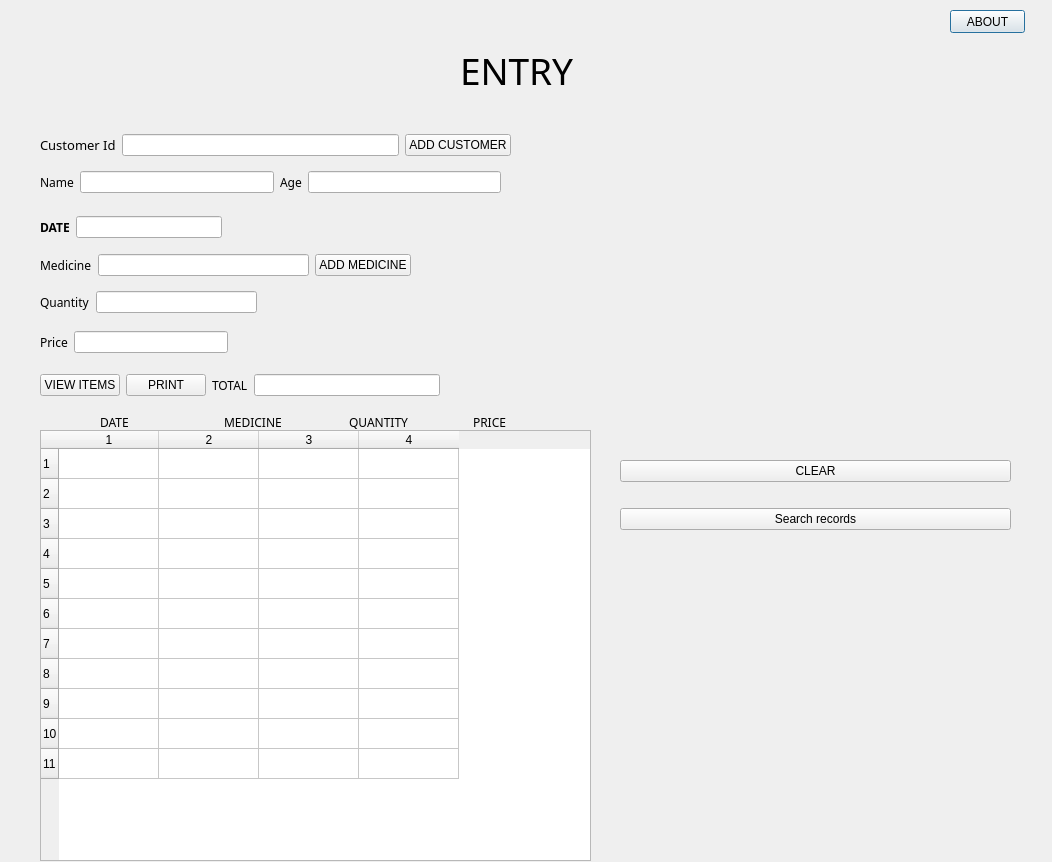
<?xml version="1.0" encoding="UTF-8"?>
<ui version="4.0">
 <class>vit</class>
 <widget class="QDialog" name="vit">
  <property name="geometry">
   <rect>
    <x>0</x>
    <y>0</y>
    <width>1052</width>
    <height>862</height>
   </rect>
  </property>
  <property name="windowTitle">
   <string>Dialog</string>
  </property>
  <widget class="QLabel" name="label">
   <property name="geometry">
    <rect>
     <x>460</x>
     <y>20</y>
     <width>191</width>
     <height>101</height>
    </rect>
   </property>
   <property name="font">
    <font>
     <family>Segoe Script</family>
     <pointsize>28</pointsize>
    </font>
   </property>
   <property name="text">
    <string>ENTRY</string>
   </property>
  </widget>
  <widget class="QTableWidget" name="custlist">
   <property name="geometry">
    <rect>
     <x>40</x>
     <y>430</y>
     <width>551</width>
     <height>431</height>
    </rect>
   </property>
   <property name="rowCount">
    <number>11</number>
   </property>
   <property name="columnCount">
    <number>4</number>
   </property>
   <row/>
   <row/>
   <row/>
   <row/>
   <row/>
   <row/>
   <row/>
   <row/>
   <row/>
   <row/>
   <row/>
   <column/>
   <column/>
   <column/>
   <column/>
  </widget>
  <widget class="QLabel" name="label_9">
   <property name="geometry">
    <rect>
     <x>930</x>
     <y>790</y>
     <width>111</width>
     <height>16</height>
    </rect>
   </property>
   <property name="text">
    <string/>
   </property>
  </widget>
  <widget class="QPushButton" name="about">
   <property name="geometry">
    <rect>
     <x>950</x>
     <y>10</y>
     <width>75</width>
     <height>23</height>
    </rect>
   </property>
   <property name="text">
    <string>ABOUT</string>
   </property>
  </widget>
  <widget class="QWidget" name="">
   <property name="geometry">
    <rect>
     <x>100</x>
     <y>410</y>
     <width>491</width>
     <height>25</height>
    </rect>
   </property>
   <layout class="QHBoxLayout" name="horizontalLayout">
    <item>
     <widget class="QLabel" name="label_12">
      <property name="font">
       <font>
        <family>Segoe Print</family>
       </font>
      </property>
      <property name="text">
       <string>DATE</string>
      </property>
     </widget>
    </item>
    <item>
     <widget class="QLabel" name="label_13">
      <property name="font">
       <font>
        <family>Segoe Print</family>
       </font>
      </property>
      <property name="text">
       <string>MEDICINE</string>
      </property>
     </widget>
    </item>
    <item>
     <widget class="QLabel" name="label_14">
      <property name="font">
       <font>
        <family>Segoe Print</family>
       </font>
      </property>
      <property name="text">
       <string>QUANTITY</string>
      </property>
     </widget>
    </item>
    <item>
     <widget class="QLabel" name="label_15">
      <property name="font">
       <font>
        <family>Segoe Print</family>
       </font>
      </property>
      <property name="text">
       <string>PRICE</string>
      </property>
     </widget>
    </item>
   </layout>
  </widget>
  <widget class="QWidget" name="">
   <property name="geometry">
    <rect>
     <x>620</x>
     <y>440</y>
     <width>391</width>
     <height>111</height>
    </rect>
   </property>
   <layout class="QVBoxLayout" name="verticalLayout">
    <item>
     <widget class="QPushButton" name="clr">
      <property name="text">
       <string>CLEAR</string>
      </property>
     </widget>
    </item>
    <item>
     <widget class="QPushButton" name="srchre">
      <property name="text">
       <string>Search records</string>
      </property>
     </widget>
    </item>
   </layout>
  </widget>
  <widget class="QWidget" name="">
   <property name="geometry">
    <rect>
     <x>40</x>
     <y>130</y>
     <width>471</width>
     <height>30</height>
    </rect>
   </property>
   <layout class="QHBoxLayout" name="horizontalLayout_2">
    <item>
     <widget class="QLabel" name="label_2">
      <property name="font">
       <font>
        <family>Segoe Script</family>
        <pointsize>10</pointsize>
       </font>
      </property>
      <property name="text">
       <string>Customer Id</string>
      </property>
     </widget>
    </item>
    <item>
     <widget class="QLineEdit" name="custid"/>
    </item>
    <item>
     <widget class="QPushButton" name="addcust">
      <property name="text">
       <string>ADD CUSTOMER</string>
      </property>
     </widget>
    </item>
   </layout>
  </widget>
  <widget class="QWidget" name="">
   <property name="geometry">
    <rect>
     <x>40</x>
     <y>170</y>
     <width>461</width>
     <height>25</height>
    </rect>
   </property>
   <layout class="QHBoxLayout" name="horizontalLayout_3">
    <item>
     <widget class="QLabel" name="label_4">
      <property name="font">
       <font>
        <family>Segoe Script</family>
        <pointsize>9</pointsize>
       </font>
      </property>
      <property name="text">
       <string>Name</string>
      </property>
     </widget>
    </item>
    <item>
     <widget class="QLineEdit" name="custnm"/>
    </item>
    <item>
     <widget class="QLabel" name="label_3">
      <property name="font">
       <font>
        <family>Segoe Script</family>
        <pointsize>9</pointsize>
       </font>
      </property>
      <property name="text">
       <string>Age</string>
      </property>
     </widget>
    </item>
    <item>
     <widget class="QLineEdit" name="custag"/>
    </item>
   </layout>
  </widget>
  <widget class="QWidget" name="">
   <property name="geometry">
    <rect>
     <x>40</x>
     <y>215</y>
     <width>182</width>
     <height>25</height>
    </rect>
   </property>
   <layout class="QHBoxLayout" name="horizontalLayout_4">
    <item>
     <widget class="QLabel" name="label_16">
      <property name="font">
       <font>
        <family>Segoe Print</family>
        <weight>75</weight>
        <bold>true</bold>
       </font>
      </property>
      <property name="text">
       <string>DATE</string>
      </property>
     </widget>
    </item>
    <item>
     <widget class="QLineEdit" name="date"/>
    </item>
   </layout>
  </widget>
  <widget class="QWidget" name="">
   <property name="geometry">
    <rect>
     <x>40</x>
     <y>250</y>
     <width>371</width>
     <height>30</height>
    </rect>
   </property>
   <layout class="QHBoxLayout" name="horizontalLayout_5">
    <item>
     <widget class="QLabel" name="label_5">
      <property name="font">
       <font>
        <family>Segoe Script</family>
        <pointsize>9</pointsize>
       </font>
      </property>
      <property name="text">
       <string>Medicine</string>
      </property>
     </widget>
    </item>
    <item>
     <widget class="QLineEdit" name="medi"/>
    </item>
    <item>
     <widget class="QPushButton" name="addmedi">
      <property name="text">
       <string>ADD MEDICINE</string>
      </property>
     </widget>
    </item>
   </layout>
  </widget>
  <widget class="QWidget" name="">
   <property name="geometry">
    <rect>
     <x>40</x>
     <y>290</y>
     <width>217</width>
     <height>25</height>
    </rect>
   </property>
   <layout class="QHBoxLayout" name="horizontalLayout_6">
    <item>
     <widget class="QLabel" name="label_6">
      <property name="font">
       <font>
        <family>Segoe Script</family>
        <pointsize>9</pointsize>
       </font>
      </property>
      <property name="text">
       <string>Quantity</string>
      </property>
     </widget>
    </item>
    <item>
     <widget class="QLineEdit" name="qnty"/>
    </item>
   </layout>
  </widget>
  <widget class="QWidget" name="">
   <property name="geometry">
    <rect>
     <x>40</x>
     <y>330</y>
     <width>188</width>
     <height>25</height>
    </rect>
   </property>
   <layout class="QHBoxLayout" name="horizontalLayout_7">
    <item>
     <widget class="QLabel" name="label_7">
      <property name="font">
       <font>
        <family>Segoe Script</family>
        <pointsize>9</pointsize>
       </font>
      </property>
      <property name="text">
       <string>Price</string>
      </property>
     </widget>
    </item>
    <item>
     <widget class="QLineEdit" name="prc"/>
    </item>
   </layout>
  </widget>
  <widget class="QWidget" name="">
   <property name="geometry">
    <rect>
     <x>40</x>
     <y>370</y>
     <width>400</width>
     <height>30</height>
    </rect>
   </property>
   <layout class="QHBoxLayout" name="horizontalLayout_8">
    <item>
     <widget class="QPushButton" name="pushButton_3">
      <property name="text">
       <string>VIEW ITEMS</string>
      </property>
     </widget>
    </item>
    <item>
     <widget class="QPushButton" name="pushButton">
      <property name="text">
       <string>PRINT</string>
      </property>
     </widget>
    </item>
    <item>
     <widget class="QLabel" name="label_8">
      <property name="font">
       <font>
        <family>Segoe Script</family>
        <pointsize>9</pointsize>
       </font>
      </property>
      <property name="text">
       <string>TOTAL</string>
      </property>
     </widget>
    </item>
    <item>
     <widget class="QLineEdit" name="total"/>
    </item>
   </layout>
  </widget>
 </widget>
 <resources/>
 <connections/>
</ui>
